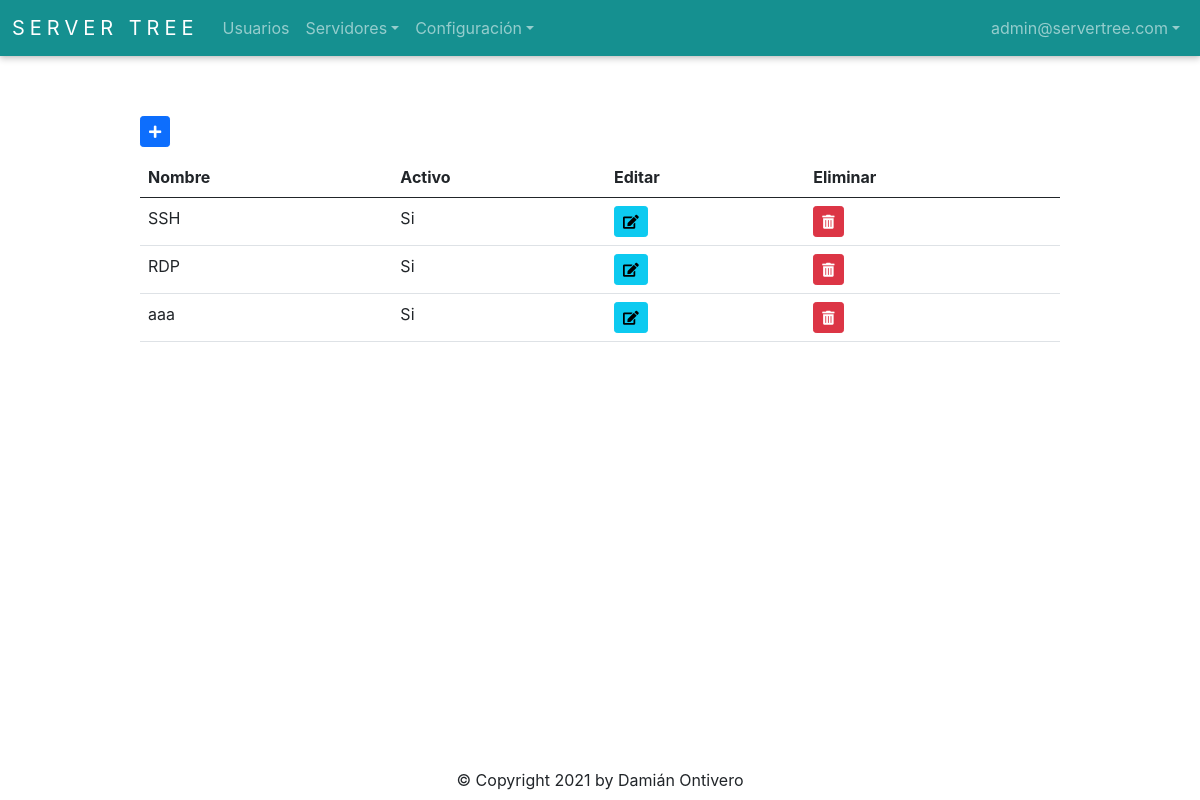
The page /connection_type/get_connection_type_all (signed in) on the database as committed earlier.
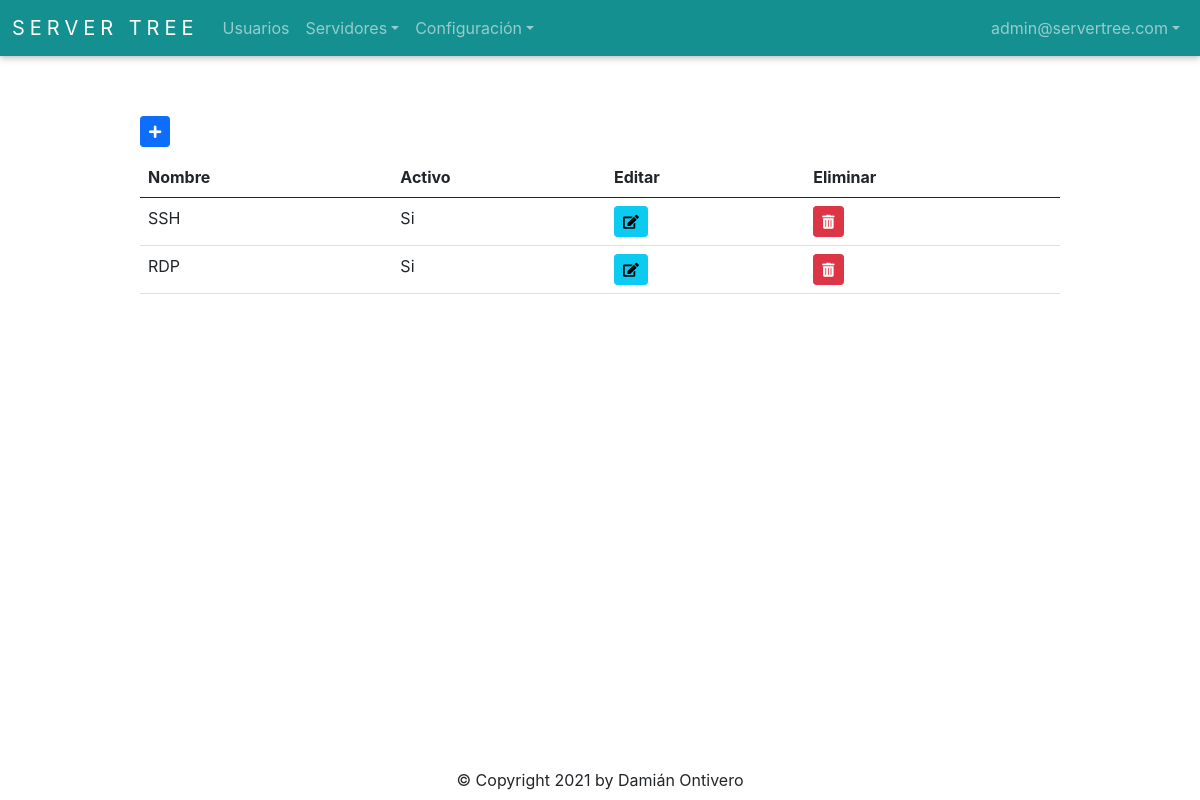
The same page on the database as committed later.
### app/connection_type/models.py (models this page shows, shortened)
class ConnectionType(db.Model):
    __tablename__ = 'ConnectionType'
    id = db.Column(db.Integer, autoincrement=True, primary_key=True, nullable=False)
    name = db.Column(db.String(50), nullable=False)
    is_active = db.Column(db.Boolean)
    @staticmethod
    def get_all():
        return ConnectionType.query.all()

### app/connection_type/routes.py (the view)
@connection_type_bp.route('/get_connection_type_all', methods=['GET'])
@login_required
def get_connection_type_all():
    data = ConnectionType.get_all()
    environments = Environment.get_all()
    connection_type_form = ConnectionTypeForm()
    user_form = UserForm()
    return render_template('connection-type.html', data=data, environments=environments, connection_type_form=connection_type_form, user_form=user_form)

### app/auth/models.py (called while the page is built)
    @staticmethod
    def get_all():
        return Role.query.all()

    @staticmethod
    def get_by_id(id):
        return User.query.get(id)

### app/auth/routes.py (called while the page is built)
@login_manager.user_loader
def load_user(user_id):
    return User.get_by_id(int(user_id))

### app/environments/models.py (called while the page is built)
    @staticmethod
    def get_all():
        return Environment.query.all()

### app/connection_type/templates/connection-type.html (shortened to what this page needs)
{% extends 'base.html' %}
{% import 'bootstrap/wtf.html' as wtf %}
{% block content %}
<div class="buttons">
  {% if current_user.role_id == 1 %}
    <button type="button" id="addConnectionTypeButton" class="btn btn-primary btn-sm" data-bs-toggle="modal" data-bs-target="#connectionTypeModal"><i class="fas fa-plus"></i></button>
  {% else %}
    <button disabled type="button" id="addConnectionTypeButton" class="btn btn-primary btn-sm" data-bs-toggle="modal" data-bs-target="#connectionTypeModal"><i class="fas fa-plus"></i></button>
  {% endif %}
</div>
<table class="table table-hover">
  <thead>
    <tr>
      <th>Nombre</th>
      <th>Activo</th>
      <th>Editar</th>
      <th>Eliminar</th>
    </tr>
  </thead>
  <tbody>
    {% for connection_type in data %}
      <tr>
        <td>{{ connection_type.name }}</td>
        <td>
          {% if connection_type.is_active == 0 %}
            No
          {% elif connection_type.is_active == 1  %}
            Si
          {% endif %}
        </td>
        {% if current_user.role_id == 1 %}
          <td>
            <button type="button" class="btn btn-info btn-sm" id="editConnectionTypeButton" data-id={{ connection_type.id }} data-bs-toggle="modal" data-bs-target="#connectionTypeModal"><i class="fas fa-edit"></i></button>
          </td>
          <td>
            <button type="button" class="btn btn-danger btn-sm" id="deleteConnectionTypeButton" data-id={{ connection_type.id }} data-bs-toggle="modal" data-bs-target="#deleteConnectionTypeModal"><i class="fas fa-trash-alt"></i></button>
          </td>
        {% endif %}
      </tr>
    {% endfor %}
  </tbody>
</table>
{% endblock %}

Rows that differ between the two databases and show on the page:
removed ConnectionType: name "aaa", is_active "Si"
